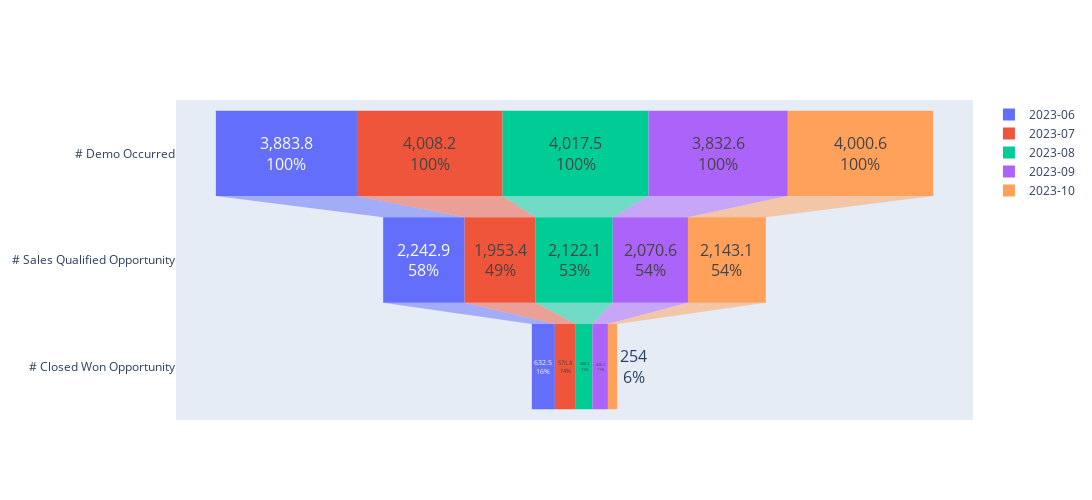

Notebook cell for this chart:
### Code cell
# Prepare data for funnel chart - assuming the funnel follows: # Demo Occurred -> # Sales Qualified Opportunity -> # Closed Won Opportunity
funnel_stages = ['# Demo Occurred', '# Sales Qualified Opportunity', '# Closed Won Opportunity']

# Convert 'Month' column to string type
monthly_data['Month'] = monthly_data['Month'].astype(str)

# Extract unique months
months = monthly_data['Month'].unique().tolist()

fig = go.Figure()
for month_name in months:
    month_data = monthly_data[monthly_data['Month'] == month_name]
    x_values = [month_data[stage].values[0] for stage in funnel_stages]
    fig.add_trace(go.Funnel(
        name=month_name,
        y=funnel_stages,
        x=x_values,
        textfont = {'size': 16},
         
        textinfo="value+percent initial"))
fig.update_layout(height=500,
                  width=1500) 
fig.show()

### Figure 1 — Plotly figure (JSON) as saved in the notebook; plotly's stock layout.template omitted (floating-point values rounded to 4 significant figures)
{"data": [{"name": "2023-06", "textfont": {"size": 16}, "textinfo": "value+percent initial", "type": "funnel", "x": [3884.0, 2243.0, 632.5], "y": ["# Demo Occurred", "# Sales Qualified Opportunity", "# Closed Won Opportunity"]}, {"name": "2023-07", "textfont": {"size": 16}, "textinfo": "value+percent initial", "type": "funnel", "x": [4008.0, 1953.0, 575.8], "y": ["# Demo Occurred", "# Sales Qualified Opportunity", "# Closed Won Opportunity"]}, {"name": "2023-08", "textfont": {"size": 16}, "textinfo": "value+percent initial", "type": "funnel", "x": [4018.0, 2122.0, 458.5], "y": ["# Demo Occurred", "# Sales Qualified Opportunity", "# Closed Won Opportunity"]}, {"name": "2023-09", "textfont": {"size": 16}, "textinfo": "value+percent initial", "type": "funnel", "x": [3833.0, 2071.0, 426.1], "y": ["# Demo Occurred", "# Sales Qualified Opportunity", "# Closed Won Opportunity"]}, {"name": "2023-10", "textfont": {"size": 16}, "textinfo": "value+percent initial", "type": "funnel", "x": [4001.0, 2143.0, 254], "y": ["# Demo Occurred", "# Sales Qualified Opportunity", "# Closed Won Opportunity"]}], "layout": {"height": 500, "width": 1500}}
